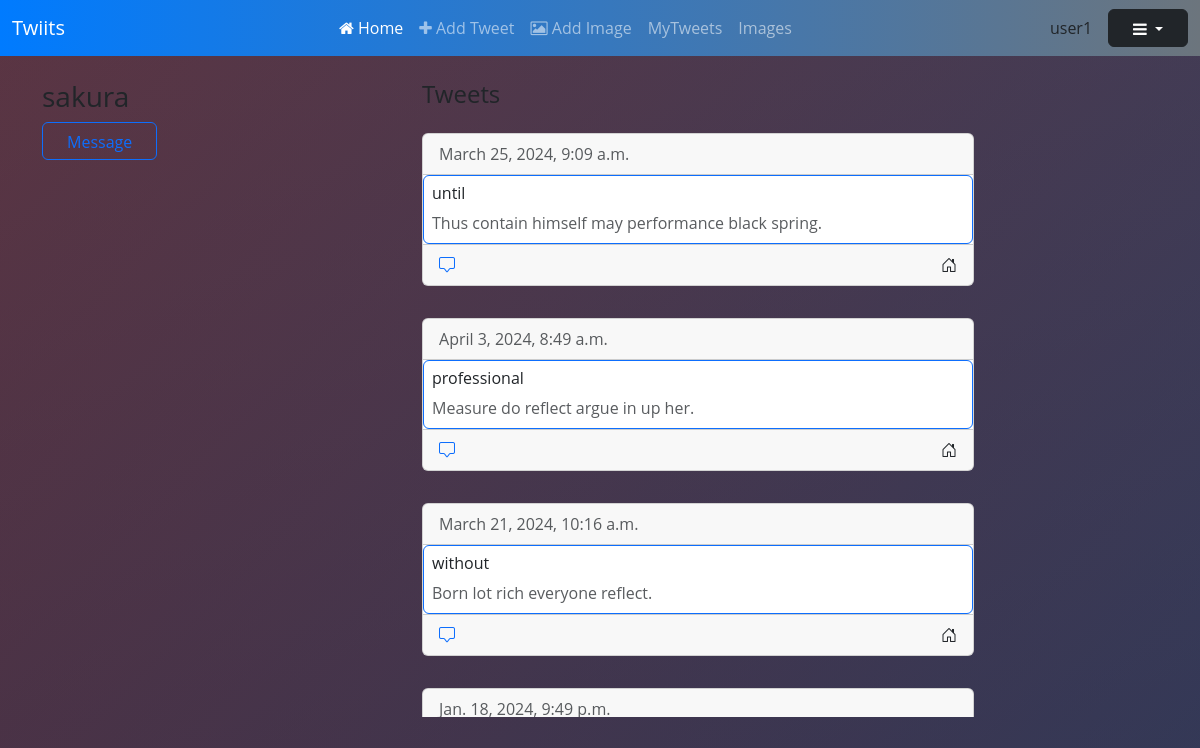
Screenshot of /profile/sakura/ (signed in) with the database file from the repository.
### myapp/models.py (models this page shows, shortened)
class Tweets(models.Model):
    user = models.ForeignKey(User,on_delete=models.CASCADE)
    topic = models.CharField(max_length=50,null=False,blank=False)
    tweet = models.CharField(max_length=250,null=False,blank=False)
    pub_date = models.DateTimeField()

### myapp/views.py (the view)
# urls.py: path("profile/<username>/",show_profile,name="show_profile")
@login_required(login_url="login/")
def show_profile(request,username):
    queryset = Tweets.objects.filter(user__username = username)
    context = {"user_tweets":queryset,"page":"profile","profile_user":username}
    return render(request,"profile.html",context=context)

### myapp/templates/profile.html (shortened to what this page needs)
{% extends "base.html" %}
{% block body %}
<div class="container mt-4">
    <div class="row">
      <div class="col-md-4">
        <h3>{{profile_user}}</h3>
        <button class="btn btn-outline-primary">Message</button>
      </div>
      <div class="col-md-8">
        <h4>Tweets</h4>
    <div class="col-lg-9" style="max-height: 600px; overflow-y: auto; scrollbar-width: none; -ms-overflow-style: none;">
      {% if user_tweets %}
        {% for element in user_tweets %}
          {% include "includes/tweet.html" with element=element %}
        {% endfor %}
      {% endif %}
    </div>
        </div>
      </div>
    </div>
{% endblock body %}

### myapp/templates/includes/navbar.html (shortened to what this page needs)
<nav class="navbar navbar-expand-lg navbar-dark bg-dark">
  <div class="container-fluid">
    <a class="navbar-brand" href="/">Twiits</a>
    <div class="collapse navbar-collapse" id="navbarNav">
      <ul class="navbar-nav mx-auto">
        <li class="nav-item">
          <a class="nav-link active" aria-current="page" href="{% url 'myapp:index_page' %}"><i class="fa fa-home"></i> Home</a>
        </li>
        <li class="nav-item">
          <a class="nav-link" href="{% url 'myapp:add_tweet_page' %}"><i class="fa fa-plus"></i> Add Tweet</a>
        </li>
        <li class="nav-item">
          <a class="nav-link" href="{% url 'propic:getimage' %}"><i class="fa fa-image"></i> Add Image</a>
        </li>
        <li class="nav-item">
          <a class="nav-link" href="{% url 'myapp:all_tweets' request.user.username %}"></i>MyTweets</a>
        </li>
        <li class="nav-item">
          <a class="nav-link" href="{% url 'propic:allpics' %}"></i>Images</a>
        </li>
      </ul>
    </div>
    <div class="text-center me-3">
      <a class="nav-link font-weight-bold" href="#">{{request.user.username}}</a>
    </div>
    <div class="dropdown">
      <button class="btn btn-dark dropdown-toggle" type="button" id="dropdownMenuButton" aria-expanded="false">
        <i class="fa fa-bars"></i>
      </button>
    </div>
  </div>
</nav>

### myapp/templates/includes/tweet.html (shortened to what this page needs)
<div class="row">
            <div class="col-lg-12 ">
              <div class="card my-3">
                <div class="card-header d-flex justify-content-between align-items-center">
                  <span class="font-light text-muted">{{element.pub_date}}</span>
                </div>
                <div class="card-body border border-primary rounded p-2">
                  <h2 class="card-title h6 text-dark">{{element.topic}}</h2>
                  <p class="card-text text-muted mb-0">{{element.tweet}}</p>
                </div>
                <div class="card-footer d-flex justify-content-between align-items-center">
                  <a class="text-primary" href="#" ><i class="bi bi-chat-square"></i></a>
                  <div>
                  {% if page == "profile" %}
                  <a class="text-dark font-weight-bold" href="/"><i class="bi bi-house-door"></i></a>
                  {% else %}
                  <a class="text-dark font-weight-bold" style="text-decoration:underline" href="{% url 'myapp:show_profile' element.user.username %}"><i class="bi bi-person-fill"></i></a>
                  {% endif %}
                  </div>
                </div>
              </div>
            </div>
          </div>

### rows the page displays
Tweets: pub_date "March 25, 2024, 9:09 a.m.", topic "until", tweet "Thus contain himself may performance black spring."
Tweets: pub_date "April 3, 2024, 8:49 a.m.", topic "professional", tweet "Measure do reflect argue in up her."
Tweets: pub_date "March 21, 2024, 10:16 a.m.", topic "without", tweet "Born lot rich everyone reflect."
Tweets: pub_date "Jan. 18, 2024, 9:49 p.m."

### other values shown
{{ request.user.username }} "user1"
{{ profile_user }} "sakura"
